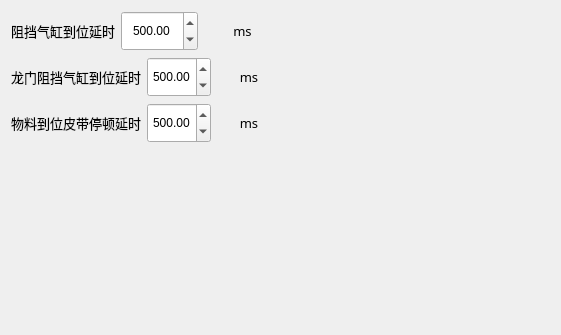
           <widget class="QWidget" name="tab_10">
            <attribute name="title">
             <string>平台</string>
            </attribute>
            <layout class="QGridLayout" name="gridLayout_13" rowstretch="0,0,0,1" columnstretch="1,1">
             <item row="0" column="0">
              <layout class="QHBoxLayout" name="horizontalLayout_18" stretch="1,1,1">
               <item>
                <widget class="QLabel" name="label_66">
                 <property name="sizePolicy">
                  <sizepolicy hsizetype="Expanding" vsizetype="Expanding">
                   <horstretch>0</horstretch>
                   <verstretch>0</verstretch>
                  </sizepolicy>
                 </property>
                 <property name="minimumSize">
                  <size>
                   <width>0</width>
                   <height>40</height>
                  </size>
                 </property>
                 <property name="font">
                  <font>
                   <family>微软雅黑</family>
                   <pointsize>10</pointsize>
                  </font>
                 </property>
                 <property name="text">
                  <string>阻挡气缸到位延时</string>
                 </property>
                 <property name="alignment">
                  <set>Qt::AlignCenter</set>
                 </property>
                </widget>
               </item>
               <item>
                <widget class="QDoubleSpinBox" name="dSpBx_BlockCylinderDelay">
                 <property name="sizePolicy">
                  <sizepolicy hsizetype="Expanding" vsizetype="Expanding">
                   <horstretch>0</horstretch>
                   <verstretch>0</verstretch>
                  </sizepolicy>
                 </property>
                 <property name="minimumSize">
                  <size>
                   <width>60</width>
                   <height>30</height>
                  </size>
                 </property>
                 <property name="alignment">
                  <set>Qt::AlignCenter</set>
                 </property>
                 <property name="maximum">
                  <double>99999.000000000000000</double>
                 </property>
                 <property name="value">
                  <double>500.000000000000000</double>
                 </property>
                </widget>
               </item>
               <item>
                <widget class="QLabel" name="label_67">
                 <property name="sizePolicy">
                  <sizepolicy hsizetype="Expanding" vsizetype="Expanding">
                   <horstretch>0</horstretch>
                   <verstretch>0</verstretch>
                  </sizepolicy>
                 </property>
                 <property name="minimumSize">
                  <size>
                   <width>0</width>
                   <height>40</height>
                  </size>
                 </property>
                 <property name="font">
                  <font>
                   <family>微软雅黑</family>
                   <pointsize>10</pointsize>
                  </font>
                 </property>
                 <property name="text">
                  <string>ms</string>
                 </property>
                 <property name="alignment">
                  <set>Qt::AlignCenter</set>
                 </property>
                </widget>
               </item>
              </layout>
             </item>
             <item row="1" column="0">
              <layout class="QHBoxLayout" name="horizontalLayout_20" stretch="1,1,1">
               <item>
                <widget class="QLabel" name="label_70">
                 <property name="sizePolicy">
                  <sizepolicy hsizetype="Expanding" vsizetype="Expanding">
                   <horstretch>0</horstretch>
                   <verstretch>0</verstretch>
                  </sizepolicy>
                 </property>
                 <property name="minimumSize">
                  <size>
                   <width>0</width>
                   <height>40</height>
                  </size>
                 </property>
                 <property name="font">
                  <font>
                   <family>微软雅黑</family>
                   <pointsize>10</pointsize>
                  </font>
                 </property>
                 <property name="text">
                  <string>龙门阻挡气缸到位延时</string>
                 </property>
                 <property name="alignment">
                  <set>Qt::AlignCenter</set>
                 </property>
                </widget>
               </item>
               <item>
                <widget class="QDoubleSpinBox" name="dSpBx_PlatCylinderDelay">
                 <property name="sizePolicy">
                  <sizepolicy hsizetype="Expanding" vsizetype="Expanding">
                   <horstretch>0</horstretch>
                   <verstretch>0</verstretch>
                  </sizepolicy>
                 </property>
                 <property name="minimumSize">
                  <size>
                   <width>60</width>
                   <height>30</height>
                  </size>
                 </property>
                 <property name="alignment">
                  <set>Qt::AlignCenter</set>
                 </property>
                 <property name="maximum">
                  <double>99999.000000000000000</double>
                 </property>
                 <property name="value">
                  <double>500.000000000000000</double>
                 </property>
                </widget>
               </item>
               <item>
                <widget class="QLabel" name="label_71">
                 <property name="sizePolicy">
                  <sizepolicy hsizetype="Expanding" vsizetype="Expanding">
                   <horstretch>0</horstretch>
                   <verstretch>0</verstretch>
                  </sizepolicy>
                 </property>
                 <property name="minimumSize">
                  <size>
                   <width>0</width>
                   <height>40</height>
                  </size>
                 </property>
                 <property name="font">
                  <font>
                   <family>微软雅黑</family>
                   <pointsize>10</pointsize>
                  </font>
                 </property>
                 <property name="text">
                  <string>ms</string>
                 </property>
                 <property name="alignment">
                  <set>Qt::AlignCenter</set>
                 </property>
                </widget>
               </item>
              </layout>
             </item>
             <item row="1" column="1">
              <spacer name="horizontalSpacer_4">
               <property name="orientation">
                <enum>Qt::Horizontal</enum>
               </property>
               <property name="sizeHint" stdset="0">
                <size>
                 <width>301</width>
                 <height>20</height>
                </size>
               </property>
              </spacer>
             </item>
             <item row="2" column="0">
              <layout class="QHBoxLayout" name="horizontalLayout_21" stretch="1,1,1">
               <item>
                <widget class="QLabel" name="label_69">
                 <property name="sizePolicy">
                  <sizepolicy hsizetype="Expanding" vsizetype="Expanding">
                   <horstretch>0</horstretch>
                   <verstretch>0</verstretch>
                  </sizepolicy>
                 </property>
                 <property name="minimumSize">
                  <size>
                   <width>0</width>
                   <height>40</height>
                  </size>
                 </property>
                 <property name="font">
                  <font>
                   <family>微软雅黑</family>
                   <pointsize>10</pointsize>
                  </font>
                 </property>
                 <property name="text">
                  <string>物料到位皮带停顿延时</string>
                 </property>
                 <property name="alignment">
                  <set>Qt::AlignCenter</set>
                 </property>
                </widget>
               </item>
               <item>
                <widget class="QDoubleSpinBox" name="dSpBx_BeltStopDelay">
                 <property name="sizePolicy">
                  <sizepolicy hsizetype="Expanding" vsizetype="Expanding">
                   <horstretch>0</horstretch>
                   <verstretch>0</verstretch>
                  </sizepolicy>
                 </property>
                 <property name="minimumSize">
                  <size>
                   <width>60</width>
                   <height>30</height>
                  </size>
                 </property>
                 <property name="alignment">
                  <set>Qt::AlignCenter</set>
                 </property>
                 <property name="maximum">
                  <double>99999.000000000000000</double>
                 </property>
                 <property name="value">
                  <double>500.000000000000000</double>
                 </property>
                </widget>
               </item>
               <item>
                <widget class="QLabel" name="label_72">
                 <property name="sizePolicy">
                  <sizepolicy hsizetype="Expanding" vsizetype="Expanding">
                   <horstretch>0</horstretch>
                   <verstretch>0</verstretch>
                  </sizepolicy>
                 </property>
                 <property name="minimumSize">
                  <size>
                   <width>0</width>
                   <height>40</height>
                  </size>
                 </property>
                 <property name="font">
                  <font>
                   <family>微软雅黑</family>
                   <pointsize>10</pointsize>
                  </font>
                 </property>
                 <property name="text">
                  <string>ms</string>
                 </property>
                 <property name="alignment">
                  <set>Qt::AlignCenter</set>
                 </property>
                </widget>
               </item>
              </layout>
             </item>
             <item row="3" column="0">
              <spacer name="verticalSpacer_6">
               <property name="orientation">
                <enum>Qt::Vertical</enum>
               </property>
               <property name="sizeHint" stdset="0">
                <size>
                 <width>20</width>
                 <height>181</height>
                </size>
               </property>
              </spacer>
             </item>
            </layout>
           </widget>
